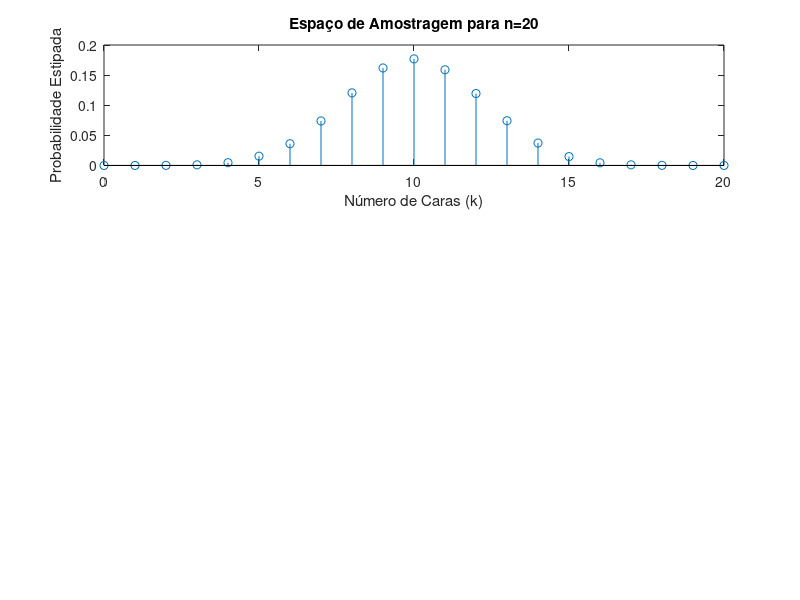

Reproduce this figure in MATLAB.
%% Code 1
% Generate a matrix with 3 rows and 10,000 columns of random numbers
% between 0.0 and 1.0 (i.e., each column represents an experiment):
experiments = rand(3,10000);
% Generate a matrix with 3 rows and 10,000 columns with the value 1 if
% the value of the previous matrix is less than 0.5 (i.e., if it came
% up heads) or with the value 0 otherwise (i.e., if it came up tails):
tosses = experiments < 0.5; % 0.5 corresponds to the prob. of heads
% Generate a row vector with 10,000 elements with the sum of the values
% of each column of the previous matrix (i.e., the number of heads in
% each experiment):
results = sum(tosses);
% Generate a row vector with 10,000 elements with the value 1 when the
% value of the previous vector is 2 (i.e., if the experiment gave 2 heads)
% or 0 when it is different from 2:
successes = results == 2;
% Determine the result by dividing the number of experiments with 2 heads
% by the total number of experiments:
probSimulation = (sum(successes)/10000)*100


%% Code 1 - second version
N = 1e4; % number of experiments
p = 0.5; % probability of heads
k = 2; % number of heads
n = 3; % number of tosses
tosses = rand(n,N) < p;
successes = sum(tosses) == k;
probSimulation = (sum(successes)/N)*100

% A percentagem média é de 37%

%%%%%%%%%%%%%%%%%%%%%%%%%%%%%%%%%%%%%%%%%%%%%%%%%%%

%% Exercicio 2

% a)
experiments = rand(15,10000);
tosses = experiments < 0.5;
results = sum(tosses);
successes = results == 6;
prob = (sum(successes)/10000)*100

% b)
experiments = rand(15,10000);
tosses = experiments < 0.5;
results = sum(tosses);
successes = results >= 6;
prob = (sum(successes)/10000)*100

%%%%%%%%%%%%%%%%%%%%%%%%%%%%%%%%%%%%%%%%%%%%%%%%%%%

%%Exercicio 3

function probSim = estimarProbabilidade(p, n, k, N)
    % p: probabilidade de ser cara
    % n: número de lançamentos por experiência
    % k: número de sucessos desejados
    % N: número de experiências (repetições da simulação)

    % Gera matriz de lançamentos (0 ou 1)
    tosses = rand(n, N) < p;
    
    % Conta sucessos em cada coluna e verifica se é igual a k
    successes = sum(tosses) == k;
    
    % Calcula a frequência relativa
    probSim = sum(successes) / N;
end


% b)

N = 1e5;     % Número de experiências
p = 0.5;     % Lançamento de moeda equilibrada
n = 20;      % Número de lançamentos
resultados = zeros(1, n+1);

for k = 0:n
    resultados(k+1) = estimarProbabilidade(p, n, k, N);
end

subplot(3,1,1); % Cria o primeiro de 3 gráficos
stem(0:n, resultados);
title('Espaço de Amostragem para n=20');
xlabel('Número de Caras (k)');
ylabel('Probabilidade Estipada');
